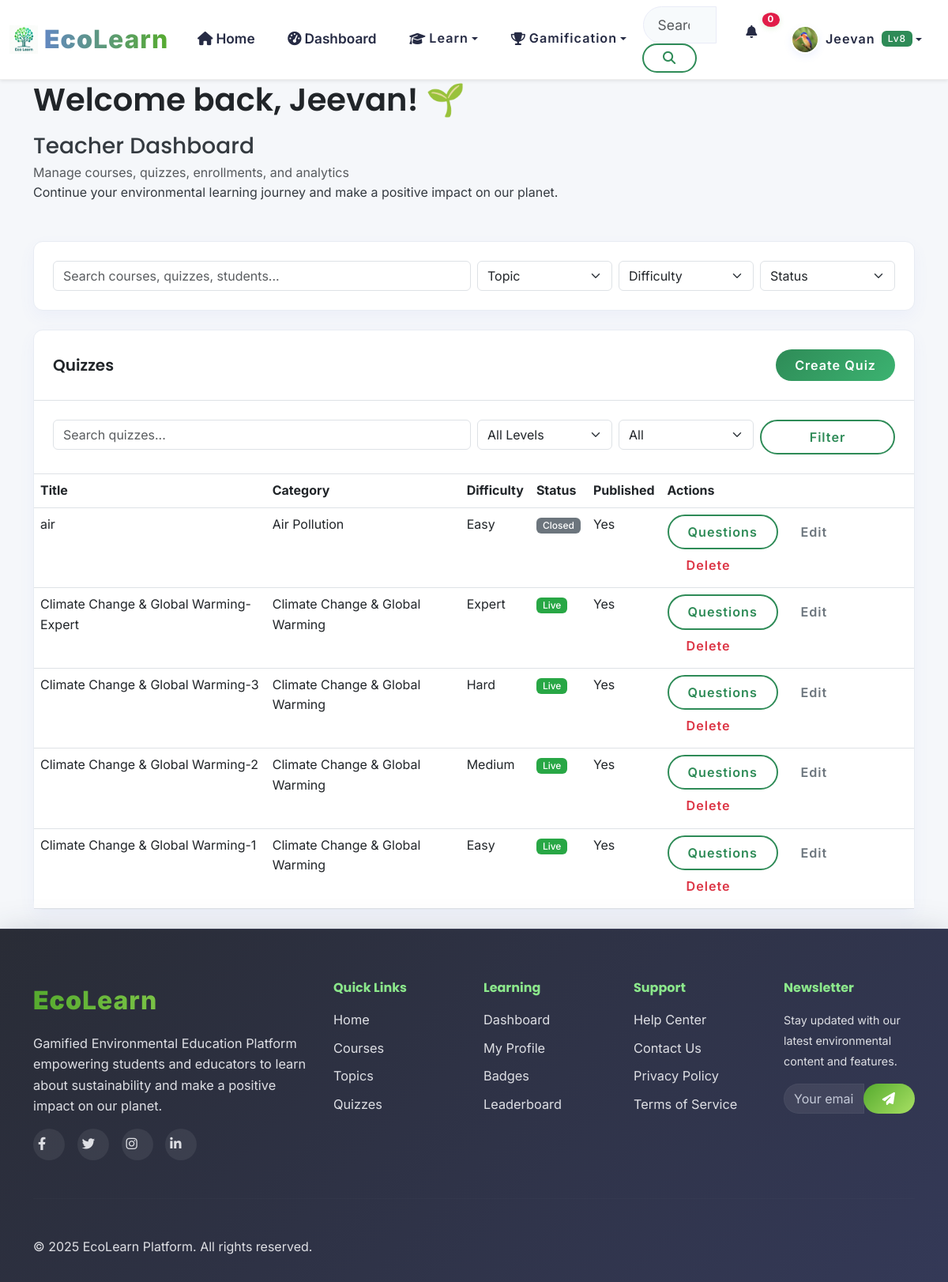
Page /teacher/quizzes/ (signed in) on the committed database.
### apps/accounts/models.py (models this page shows, shortened)
class User(AbstractUser):
    email = models.EmailField(unique=True)
    first_name = models.CharField(max_length=30)
    last_name = models.CharField(max_length=30)
    USER_TYPES = (
        ('student', 'Student'),
        ('teacher', 'Teacher'),
        ('admin', 'Administrator'),
    )
    user_type = models.CharField(max_length=20, choices=USER_TYPES, default='student')
    institution = models.CharField(max_length=100, blank=True)
    grade_level = models.CharField(max_length=20, blank=True)
    student_id = models.CharField(max_length=100, blank=True)  # NEW
    avatar = models.ImageField(upload_to='avatars/', blank=True, null=True)
    bio = models.TextField(max_length=500, blank=True)
    date_of_birth = models.DateField(blank=True, null=True)
    phone = models.CharField(max_length=20, blank=True)  # NEW
    total_points = models.IntegerField(default=0)
    level = models.IntegerField(default=1)
    experience_points = models.IntegerField(default=0)
    last_login_streak = models.IntegerField(default=0)
    total_lessons_completed = models.IntegerField(default=0)
    total_quizzes_taken = models.IntegerField(default=0)
    preferred_language = models.CharField(max_length=10, default='en')
    notifications_enabled = models.BooleanField(default=True)
    email_notifications = models.BooleanField(default=False)
    show_on_leaderboard = models.BooleanField(default=True)
    learning_style = models.CharField(max_length=50, blank=True)
    created_at = models.DateTimeField(auto_now_add=True)
    updated_at = models.DateTimeField(auto_now=True)
    is_verified = models.BooleanField(default=False)
    USERNAME_FIELD = 'email'
    REQUIRED_FIELDS = ['username', 'first_name', 'last_name']
    class Meta:
        db_table = 'users'
        verbose_name = 'User'
        verbose_name_plural = 'Users'

### apps/assessments/models.py (models this page shows, shortened)
class Quiz(models.Model):
    QUIZ_TYPES = [
        ('knowledge', 'Knowledge Check'),
        ('assessment', 'Course Assessment'),
        ('challenge', 'Daily Challenge'),
        ('competitive', 'Competitive Quiz'),
    ]
    DIFFICULTY_LEVELS = [
        ('easy', 'Easy'),
        ('medium', 'Medium'),
        ('hard', 'Hard'),
        ('expert', 'Expert'),
    ]
    title = models.CharField(max_length=200)
    description = models.TextField()
    category = models.ForeignKey(QuizCategory, on_delete=models.CASCADE, related_name='quizzes')
    quiz_type = models.CharField(max_length=20, choices=QUIZ_TYPES)
    difficulty = models.CharField(max_length=20, choices=DIFFICULTY_LEVELS)
    bulk_questions_json = models.TextField(
        blank=True,
        null=True,
        help_text='Paste JSON to bulk add questions. Leave empty if adding questions individually.'
    )
    time_limit = models.PositiveIntegerField(blank=True, null=True)  # in minutes
    max_attempts = models.PositiveIntegerField(default=3)
    passing_score = models.PositiveIntegerField(default=70)  # percentage
    points_per_question = models.IntegerField(default=10)
    bonus_points = models.IntegerField(default=50)
    is_published = models.BooleanField(default=False)
    is_featured = models.BooleanField(default=False)
    is_scheduled = models.BooleanField(default=False)
    scheduled_start_datetime = models.DateTimeField(blank=True, null=True)
    scheduled_end_datetime = models.DateTimeField(blank=True, null=True)
    attempt_count = models.PositiveIntegerField(default=0)
    created_by = models.ForeignKey(User, on_delete=models.CASCADE, related_name='created_quizzes')
    created_at = models.DateTimeField(auto_now_add=True)
    updated_at = models.DateTimeField(auto_now=True)
    class Meta:
        db_table = 'quizzes'
        ordering = ['-created_at']
    QUIZ_STATUS_DRAFT = 'draft'
    QUIZ_STATUS_SCHEDULED = 'scheduled'
    QUIZ_STATUS_LIVE = 'live'
    QUIZ_STATUS_CLOSED = 'closed'
    QUIZ_STATUS_CHOICES = [
        (QUIZ_STATUS_DRAFT, 'Draft'),
        (QUIZ_STATUS_SCHEDULED, 'Scheduled'),
        (QUIZ_STATUS_LIVE, 'Live'),
        (QUIZ_STATUS_CLOSED, 'Closed'),
    ]
    def get_quiz_status(self, now=None):
        if not self.is_published:
            return self.QUIZ_STATUS_DRAFT
        now = now or timezone.now()
        if not self.is_scheduled:
            return self.QUIZ_STATUS_LIVE
        if self.scheduled_start_datetime and now < self.scheduled_start_datetime:
            return self.QUIZ_STATUS_SCHEDULED
        if self.scheduled_end_datetime and now > self.scheduled_end_datetime:
            return self.QUIZ_STATUS_CLOSED
        return self.QUIZ_STATUS_LIVE
    def get_quiz_status_display_label(self):
        status = self.get_quiz_status()
        return dict(self.QUIZ_STATUS_CHOICES).get(status, 'Live')

class QuizCategory(models.Model):
    name = models.CharField(max_length=100)
    description = models.TextField()
    slug = models.SlugField(unique=True)
    icon = models.CharField(max_length=50, blank=True)
    color = models.CharField(max_length=7, default='#007bff')
    created_at = models.DateTimeField(auto_now_add=True)
    class Meta:
        db_table = 'quiz_categories'
        verbose_name_plural = 'Quiz Categories'
    def __str__(self):
        return self.name

### apps/teachers/views.py (the view, shortened to what this page needs)
# urls.py: path('quizzes/', QuizListView.as_view(), name='quiz_list'),
@teacher_required
def quiz_list(request):
    quizzes = _teacher_quizzes_queryset(request.user)
    query = request.GET.get('q', '').strip()
    difficulty = request.GET.get('difficulty', '').strip()
    status = request.GET.get('status', '').strip()
    if query:
        quizzes = quizzes.filter(Q(title__icontains=query) | Q(description__icontains=query))
    if difficulty:
        quizzes = quizzes.filter(difficulty=difficulty)
    if status == 'published':
        quizzes = quizzes.filter(is_published=True)
    elif status == 'draft':
        quizzes = quizzes.filter(is_published=False)
    elif status == 'scheduled':
        quizzes = quizzes.filter(is_published=True, is_scheduled=True, scheduled_start_datetime__gt=timezone.now())
    elif status == 'closed':
        quizzes = quizzes.filter(is_published=True, is_scheduled=True, scheduled_end_datetime__lt=timezone.now())
    return render(
        request,
        'teachers/quiz_list.html',
        {
            'quizzes': quizzes,
            'search_query': query,
            'selected_difficulty': difficulty,
            'selected_status': status,
            **_teacher_base_context(),
        },
    )

### templates/teachers/quiz_list.html (shortened to what this page needs)
{% extends 'teachers/base.html' %}
{% block teacher_content %}
<div class="card">
    <div class="card-header d-flex justify-content-between align-items-center">
        <h5 class="mb-0">Quizzes</h5>
        <a href="{% url 'teacher:quiz_create' %}" class="btn btn-primary btn-sm">Create Quiz</a>
    </div>
    <div class="card-body border-bottom">
        <form class="row g-2" method="get">
            <div class="col-md-6">
                <input type="search" class="form-control" name="q" value="{{ search_query }}" placeholder="Search quizzes...">
            </div>
            <div class="col-md-2">
                <select name="difficulty" class="form-select">
                    <option value="">All Levels</option>
                </select>
            </div>
            <div class="col-md-2">
                <select name="status" class="form-select">
                    <option value="">All</option>
                </select>
            </div>
            <div class="col-md-2">
                <button class="btn btn-outline-primary w-100" type="submit">Filter</button>
            </div>
        </form>
    </div>
    <div class="table-responsive">
        <table class="table mb-0">
            <thead><tr><th>Title</th><th>Category</th><th>Difficulty</th><th>Status</th><th>Published</th><th>Actions</th></tr></thead>
            <tbody>
            {% for quiz in quizzes %}
                <tr>
                    <td>{{ quiz.title }}</td>
                    <td>{{ quiz.category }}</td>
                    <td>{{ quiz.get_difficulty_display }}</td>
                    <td><span class="badge bg-{% if quiz.get_quiz_status == 'live' %}success{% elif quiz.get_quiz_status == 'scheduled' %}warning text-dark{% elif quiz.get_quiz_status == 'closed' %}secondary{% else %}dark{% endif %}">{{ quiz.get_quiz_status_display_label }}</span></td>
                    <td>{% if quiz.is_published %}Yes{% else %}No{% endif %}</td>
                    <td>
                        <a href="{% url 'teacher:quiz_questions' quiz.id %}" class="btn btn-outline-primary btn-sm">Questions</a>
                        <a href="{% url 'teacher:quiz_update' quiz.id %}" class="btn btn-outline-secondary btn-sm">Edit</a>
                        <a href="{% url 'teacher:quiz_delete' quiz.id %}" class="btn btn-outline-danger btn-sm">Delete</a>
                    </td>
                </tr>
            {% empty %}
                <tr><td colspan="6" class="text-center text-muted py-4">No quizzes created yet.</td></tr>
            {% endfor %}
            </tbody>
        </table>
    </div>
</div>
{% endblock %}

### templates/teachers/base.html (shortened to what this page needs)
{% extends 'base.html' %}
{% load static %}
{% block extra_css %}
<link rel="stylesheet" href="{% static 'teachers/css/teachers.css' %}">
{% endblock %}
{% block content %}
<div class="container py-4 teacher-dashboard">
    <div class="row mb-4">
        <div class="col-12">
            <div class="welcome-card">
                <div class="row align-items-center">
                    <div class="col-md-8">
                        <h1 class="welcome-title">
                            Welcome back, {{ user.first_name|default:user.username }}! 🌱
                        </h1>     <h1 class="h3 mb-1">Teacher Dashboard</h1>
            <p class="text-muted mb-0">Manage courses, quizzes, enrollments, and analytics</p>
                            <p class="welcome-subtitle mb-4">
                            Continue your environmental learning journey and make a positive impact on our planet.
                        </p>
                    </div>
                </div>
            </div>
        </div>
    </div>
    <div class="card mb-4">
        <div class="card-body">
            <div class="row g-2 align-items-center">
                <div class="col-md-6">
                    <input type="search" id="teacherSearchInput" class="form-control" placeholder="Search courses, quizzes, students...">
                </div>
                <div class="col-md-2">
                    <select id="teacherSearchTopic" class="form-select">
                        <option value="">Topic</option>
                    </select>
                </div>
                <div class="col-md-2">
                    <select id="teacherSearchDifficulty" class="form-select">
                        <option value="">Difficulty</option>
                    </select>
                </div>
                <div class="col-md-2">
                    <select id="teacherSearchStatus" class="form-select">
                        <option value="">Status</option>
                    </select>
                </div>
            </div>
        </div>
    </div>
    {% block teacher_content %}{% endblock %}
</div>
{% endblock %}

### templates/components/navigation.html (shortened to what this page needs)
{% load static %}
<nav class="navbar navbar-expand-lg navbar-light bg-white shadow-sm fixed-top">
    <div class="container-fluid">
        <a class="navbar-brand d-flex align-items-center" href="{% url 'core:home' %}">
            <img src="{% static 'images/Logos.png' %}" alt="EEP Logo" class="navbar-logo me-2" style="height: 32px;">
            <span class="brand-text"><strong class="text-primary">Eco</strong><span class="text-success">Learn</span></span>
        </a>
        <div class="collapse navbar-collapse" id="navbarNav">
            <ul class="navbar-nav me-auto">
                <li class="nav-item">
                    <a class="nav-link {% if request.resolver_match.url_name == 'home' %}active{% endif %}" href="{% url 'core:home' %}">
                        <i class="fas fa-home me-1"></i>Home
                    </a>
                </li>
                {% if user.is_authenticated %}
                    {% if user.user_type != 'teacher' %}
                    <li class="nav-item">
                        <a class="nav-link {% if request.resolver_match.url_name == 'dashboard' %}active{% endif %}" href="{% url 'core:dashboard' %}">
                            <i class="fas fa-tachometer-alt me-1"></i>Dashboard
                        </a>
                    </li>
                    {% endif %}
                {% endif %}
                 {% if user.user_type != 'teacher' %}
                <li class="nav-item dropdown">
                    <button class="nav-link dropdown-toggle btn btn-link border-0 bg-transparent" type="button" data-bs-toggle="dropdown">
                        <i class="fas fa-graduation-cap me-1"></i>Learn
                    </button>
                </li>
                {% endif %}
                {% if user.is_authenticated %}
                <li class="nav-item dropdown">
                    <button class="nav-link dropdown-toggle btn btn-link border-0 bg-transparent" type="button" data-bs-toggle="dropdown">
                        <i class="fas fa-trophy me-1"></i>Gamification
                    </button>
                </li>
                {% endif %}
            </ul>
            <form class="d-flex me-3" role="search">
                <div class="input-group">
                    <input class="form-control search-input" type="search" placeholder="Search courses, topics..." aria-label="Search" id="globalSearch">
                    <button class="btn btn-outline-primary" type="submit">
                        <i class="fas fa-search"></i>
                    </button>
                </div>
            </form>
            <ul class="navbar-nav">
                {% if user.is_authenticated %}
                    <li class="nav-item dropdown">
                        <button class="nav-link notification-toggle btn btn-link border-0 bg-transparent" type="button" data-bs-toggle="dropdown">
                            <i class="fas fa-bell"></i>
                            <span class="notification-badge" id="notificationCount">0</span>
                        </button>
                    </li>
                    <li class="nav-item dropdown">
                        <button class="nav-link dropdown-toggle user-menu btn btn-link border-0 bg-transparent" type="button" data-bs-toggle="dropdown">
                            <img src="{% if user.avatar %}{{ user.avatar.url }}{% else %}{% static 'images/avatars/default.png' %}{% endif %}" alt="Profile" class="user-avatar me-2">
                            <span class="user-name">{{ user.first_name }}</span>
                            <span class="user-level badge bg-primary ms-2">Lv{{ user_level }}</span>
                        </button>
                    </li>
                {% endif %}
            </ul>
        </div>
    </div>
</nav>

### rows in the picture
User: avatar (picture), first_name "Jeevan"
Quiz: title "air", category "Air Pollution", difficulty "Easy", get_quiz_status_display_label "Closed", shows "Yes"
Quiz: title "Climate Change & Global Warming-Expert", category "Climate Change & Global Warming", difficulty "Expert", get_quiz_status_display_label "Live", shows "Yes"
Quiz: title "Climate Change & Global Warming-3", category "Climate Change & Global Warming", difficulty "Hard", get_quiz_status_display_label "Live", shows "Yes"
Quiz: title "Climate Change & Global Warming-2", category "Climate Change & Global Warming", difficulty "Medium", get_quiz_status_display_label "Live", shows "Yes"
Quiz: title "Climate Change & Global Warming-1", category "Climate Change & Global Warming", difficulty "Easy", get_quiz_status_display_label "Live", shows "Yes"

### other values in the picture
{{ user_level }} "8"
